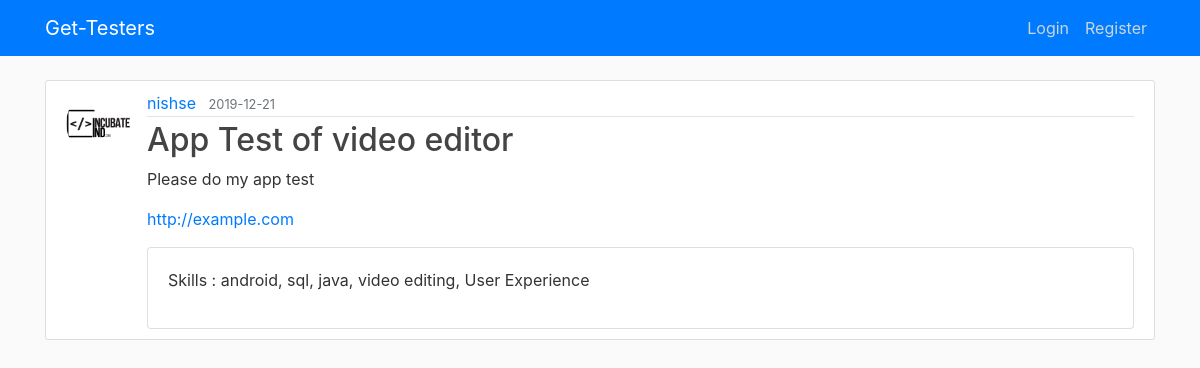
The page /home on the database its author committed.
### gettesters/models.py (models this page shows, shortened)
class Post(db.Model):
    id = db.Column(db.Integer, primary_key=True)
    title = db.Column(db.String(100), nullable=False)
    date_posted = db.Column(db.DateTime, nullable=False, default=datetime.utcnow)
    content = db.Column(db.Text, nullable=False)
    link1 = db.Column(db.String())
    link2 = db.Column(db.String())
    skills = db.Column(db.String())
    user_id = db.Column(db.Integer, db.ForeignKey('user.id'), nullable=False)

class User(db.Model, UserMixin):
    id = db.Column(db.Integer, primary_key=True)
    username = db.Column(db.String(20), unique=True, nullable=False)
    email = db.Column(db.String(120), unique=True, nullable=False)
    image_file = db.Column(db.String(20), nullable=False, default='default.jpg')
    password = db.Column(db.String(60), nullable=False)
    posts = db.relationship('Post', backref='author', lazy=True)

### gettesters/routes.py (the view)
@app.route("/")
@app.route("/home")
def home():
    posts = Post.query.all()
    return render_template('home.html', posts=posts)

### gettesters/templates/home.html
{% extends "layout.html" %}
{% block content %}
    {% for post in posts %}
        <article class="media content-section">
          <img class="rounded-circle article-img" src="{{ url_for('static', filename='profile_pics/' + post.author.image_file) }}">
          <div class="media-body">
            <div class="article-metadata">
              <a class="mr-2" href="#">{{ post.author.username }}</a>
              <small class="text-muted">{{ post.date_posted.strftime('%Y-%m-%d') }}</small>
            </div>
            <h2><a class="article-title" href="{{ url_for('post', post_id=post.id) }}">{{ post.title }}</a></h2>
            <p class="article-content">{{ post.content }}</p>
            <p class="article-content"><a href="{{ post.link1 }}">{{ post.link1 }}</a></p>
            <div class="card">
            <div class="card-body">
              <p class="article-content">Skills : {{ post.skills }}</p>
            </div>
          </div>
          </div>
        </article>
    {% endfor %}
{% endblock content %}

### gettesters/static/main.css (style rules this page uses)
body { background: #fafafa; color: #333333; margin-top: 5rem; }
h1, h2, h3, h4, h5, h6 { color: #444444; }
.content-section { background: #ffffff; padding: 10px 20px; border: 1px solid #dddddd; border-radius: 3px; margin-bottom: 20px; }
.article-title { color: #444444; }
.article-content { white-space: pre-line; }
.article-img { height: 65px; width: 65px; margin-right: 16px; }
.article-metadata { padding-bottom: 1px; margin-bottom: 4px; border-bottom: 1px solid #e3e3e3 }

### rows shown on the page
Post: image_file (placeholder picture), author.username "nishse", date_posted "2019-12-21", title "App Test of video editor", content "Please do my app test", link1 "http://example.com", skills "android, sql, java, video editing, User Experience"
